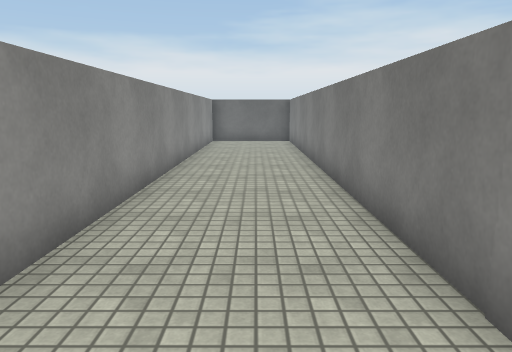
View 1 (above)

24 first-person views from a walk through a 3-D level made in the Unity game engine. The camera is 1.4 m above the floor, tilts 10° down and sees 70° across. The floor is counted in squares, 1 m on a side. Each view is taken from the middle of a square. On the plan, view 1 faces up. The plan holds only what a view shows up to about 16 squares ahead; the rest is blank. The player character is not drawn. Some animated figures are not drawn. Surface patterns are stand-ins for the level's own textures.

View 2
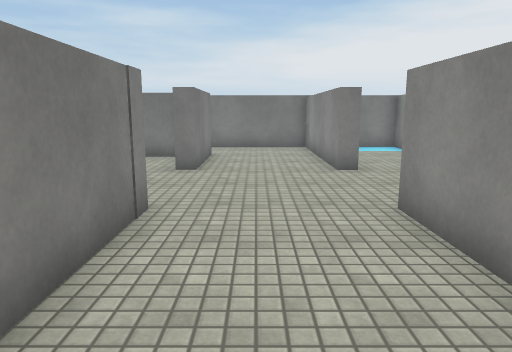

View 3
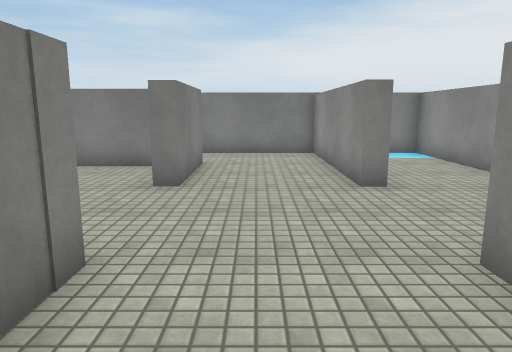

View 4
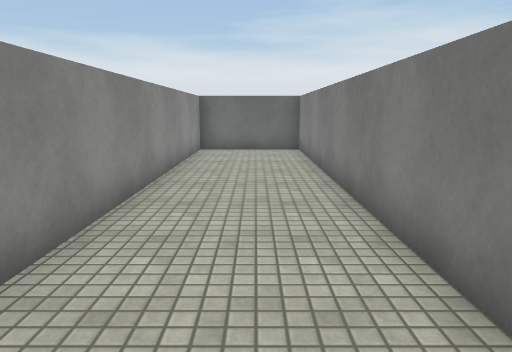

View 5
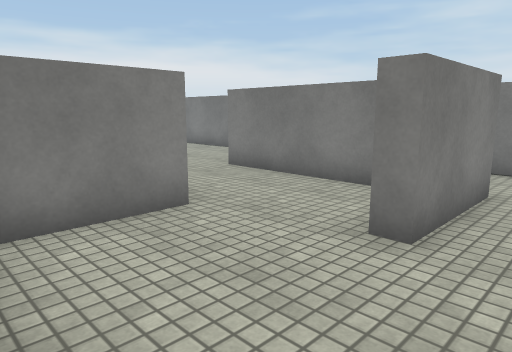

View 6
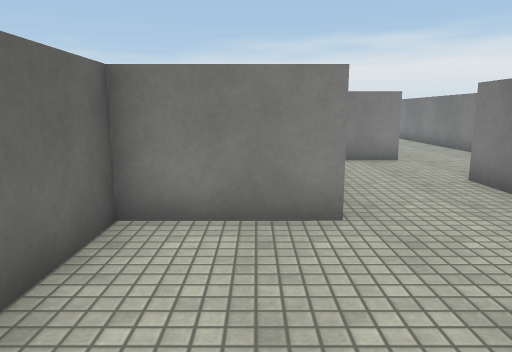

View 7
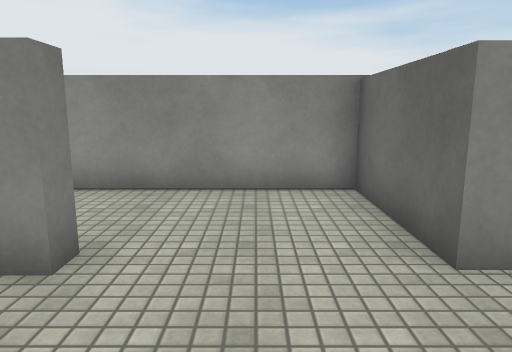

View 8
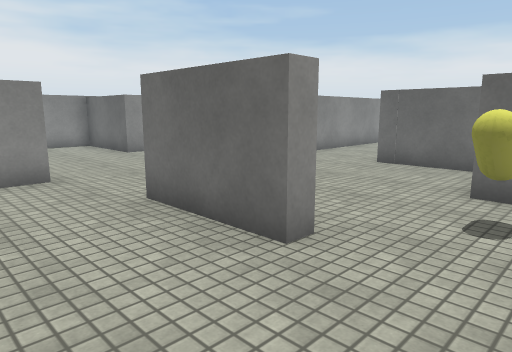

View 9
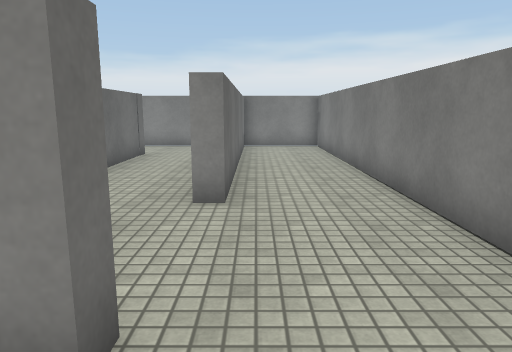

View 10
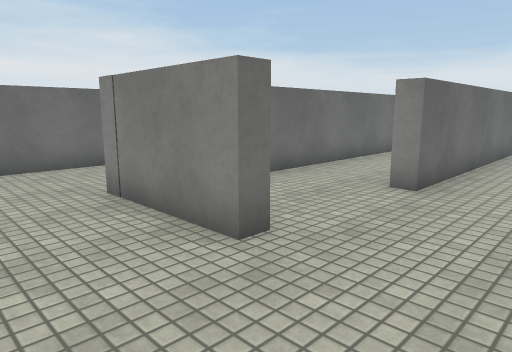

View 11
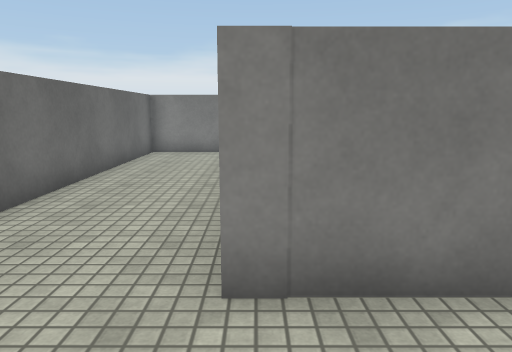

View 12
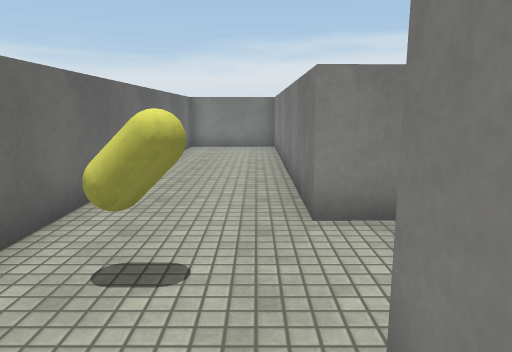

View 13
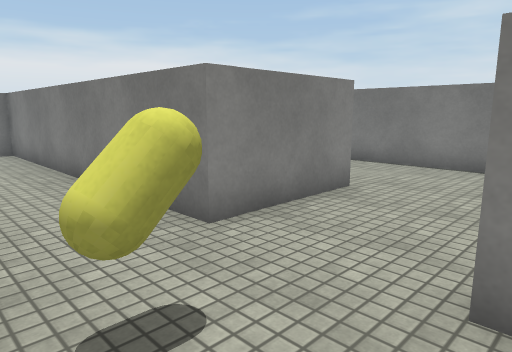

View 14
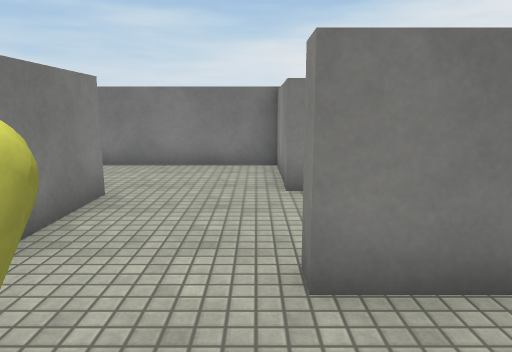

View 15
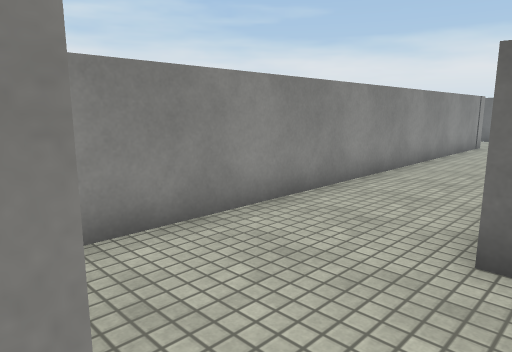

View 16
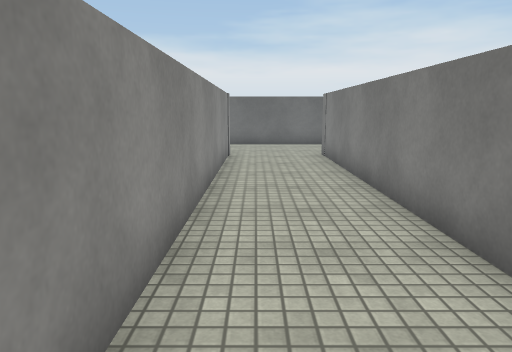

View 17
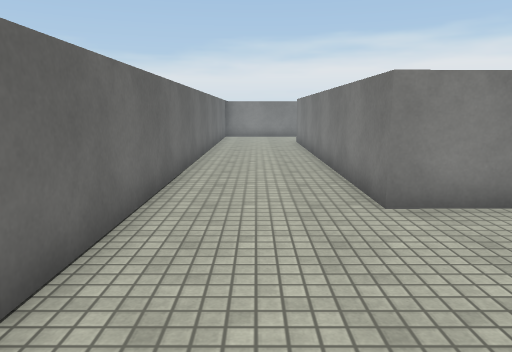

View 18
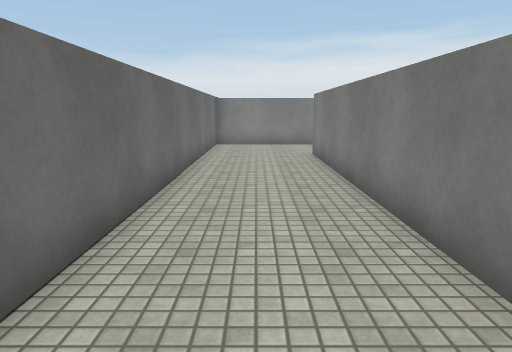

View 19
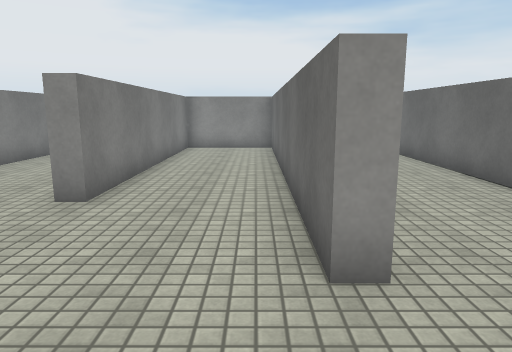

View 20
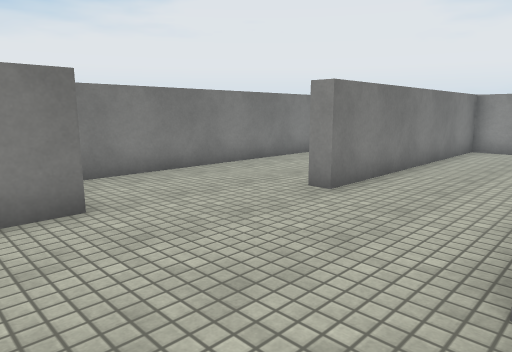

View 21
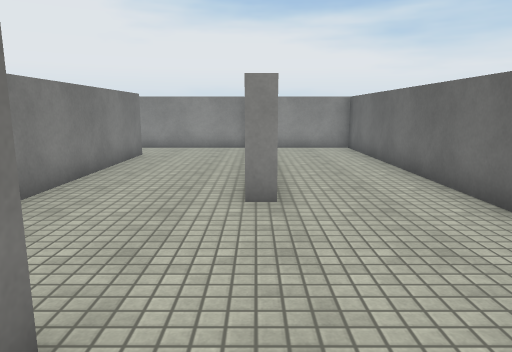

View 22
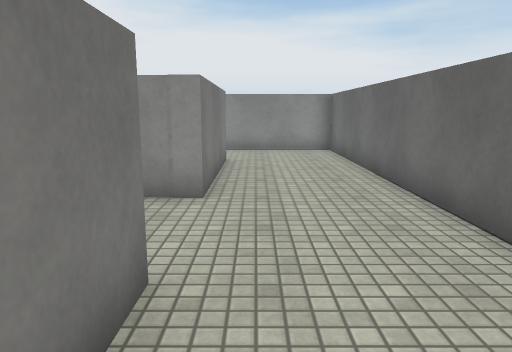

View 23
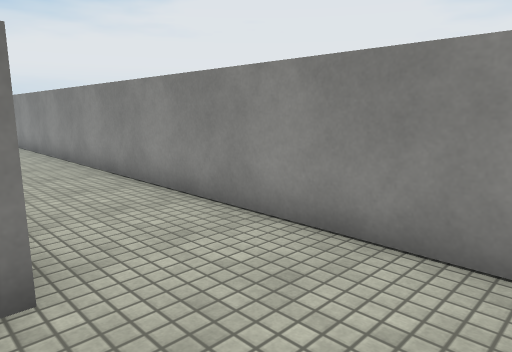

View 24
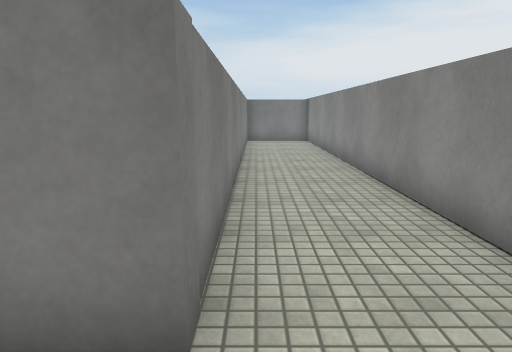

### Floor plan
Ten units are one square. View 1 is at (0, 0); x grows to the right and y downward. Boxes are objects, and circles mark ways between rooms. Rooms are numbered by the first view taken in them; rooms with no view inside come last. Other rooms are left out.
<svg viewBox="-60 -222 304 302">
<path fill="none" stroke="#000" d="M16 -18 16 -176 -21 -176 -21 -18 -55 -18 -55 75 -40 75M-25 18 -21 18 -21 75 20 75M46 11 46 -18 24 -18M16 50 16 18 21 18M111 41 106 41 106 6 207 6 207 -26 82 -26M212 11 142 11M60 6 76 6 76 11 46 11M239 24 239 4M25 44 76 44 76 75 239 75 239 45 145 45 145 40M21 18 21 28M57 -136 57 -105M79 -102 174 -102M52 -89 52 -181 172 -181 172 -176 57 -176 57 -143 144 -143 144 -138M76 -56 51 -56M181 -128 192 -128M207 -175 207 -217 -55 -217 -55 -39M-26 -41 -26 -181 21 -181 21 -32"/>
<rect x="85" y="-15" width="10" height="10" fill="#bbb"><title>yellow capsule</title></rect>
<circle cx="35" cy="10" r="3" fill="#2a7"/>
<circle cx="65" cy="-20" r="3" fill="#2a7"/>
<text x="0" y="-20">1</text>
<text x="140" y="20">2</text>
<text x="70" y="-150">3</text>
</svg>
Room 1 opens to room 2. Room 2 opens to room 3.

Where each view was taken, in squares from view 1:
view 1: 0 up, 0 right, facing up
view 2: 7 up, 0 right, facing down
view 3: 5 up, 0 right, facing down
view 4: 4 up, 0 right, facing up
view 5: 2 up, 0 right, facing down-right
view 6: 0 up, 0 right, facing right
view 7: 0 up, 1 right, facing left
view 8: 4 down, 10 right, facing up-left
view 9: 5 down, 9 right, facing right
view 10: 7 down, 8 right, facing up-right
view 11: 1 down, 8 right, facing right
view 12: 0 up, 6 right, facing right
view 13: 2 up, 7 right, facing down-right
view 14: 2 up, 8 right, facing down
view 15: 2 up, 6 right, facing up-left
view 16: 6 up, 3 right, facing up
view 17: 20 up, 0 right, facing right
view 18: 20 up, 5 right, facing right
view 19: 17 up, 20 right, facing left
view 20: 18 up, 20 right, facing down-left
view 21: 14 up, 20 right, facing left
view 22: 19 up, 8 right, facing left
view 23: 21 up, 2 left, facing down-left
view 24: 20 up, 3 left, facing down
